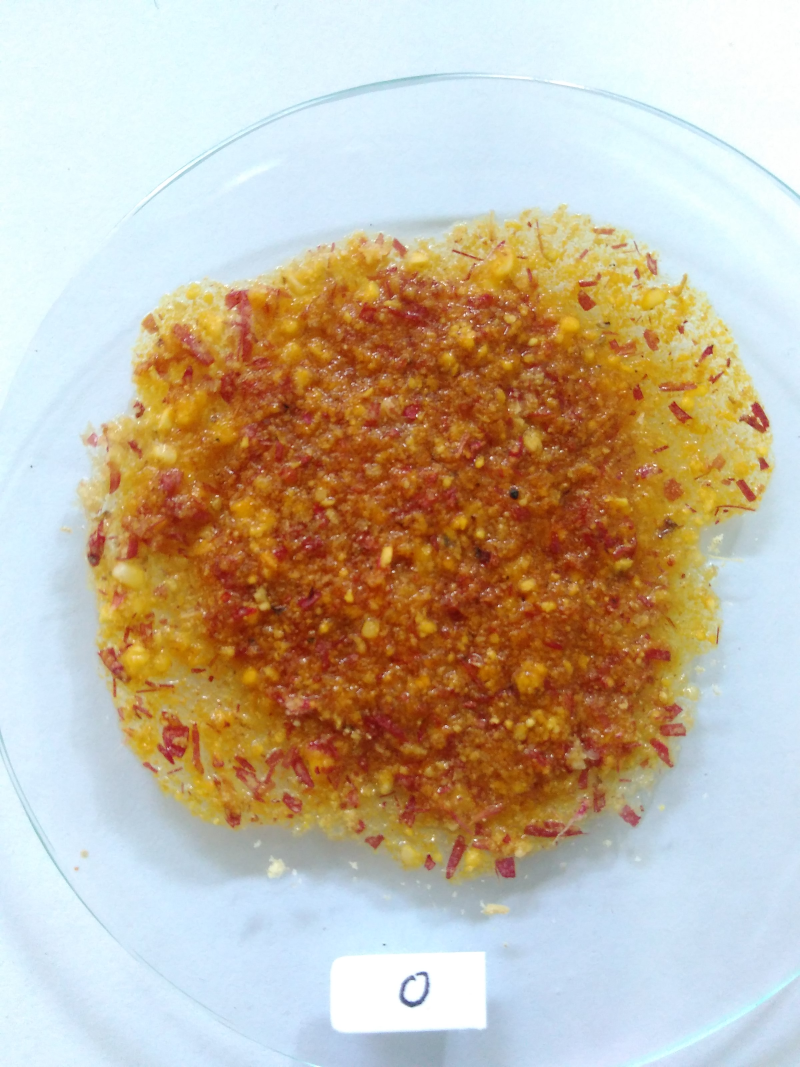
#> input picture images/sample_0.jpg, 2400 x 3200 px (shown at 1/3 size); its folder holds only this picture in this run
$ python train_model.py
#> lines starting #> are read from the running program, lines starting #| are printed output that depends on the picture
# train_model.py
import numpy as np
import joblib
import os
import cv2
from sklearn.naive_bayes import GaussianNB

# Path ke dataset gambar dedak
dataset_path = '../images/'

# Membaca dataset gambar dedak
def load_dataset(path):
#> called with path = '../images/'
    X = []
    y = []
    for root, dirs, files in os.walk(path):
        for file in files:
            img_path = os.path.join(root, file)
            img = cv2.imread(img_path, cv2.IMREAD_GRAYSCALE)
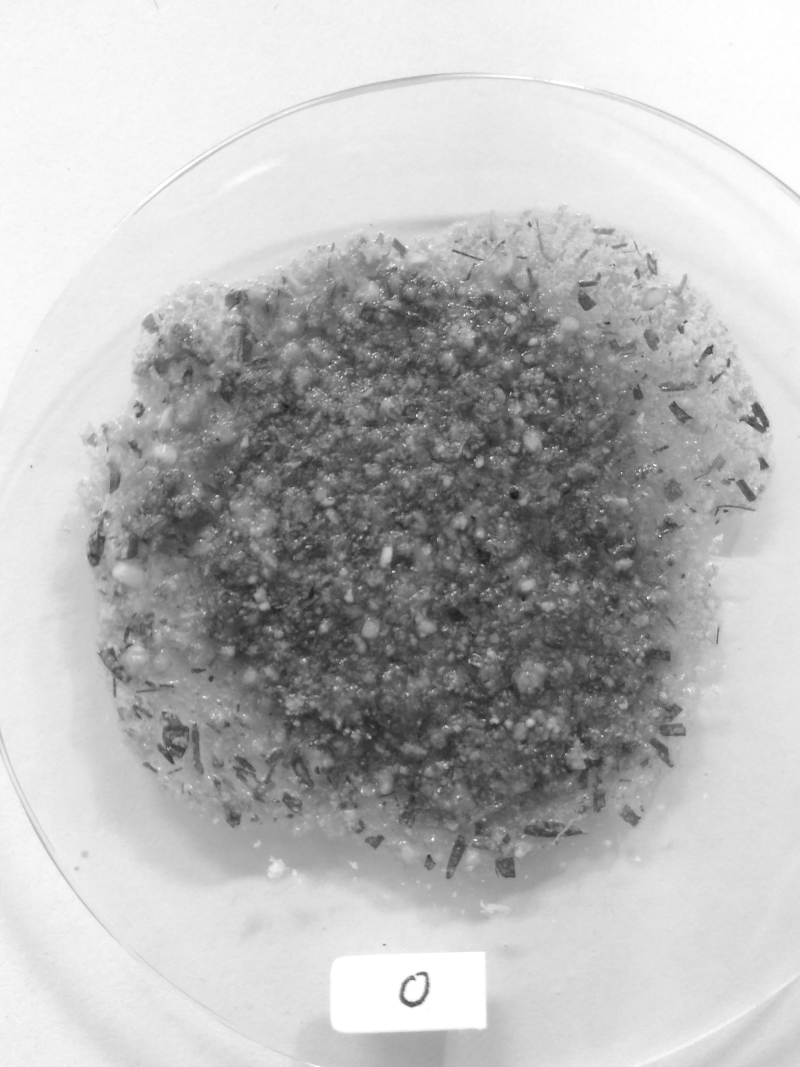
#> img: shape (3200, 2400) (shown at 1/3 size); min 20, max 255, mean 184.2
            img = cv2.resize(img, (64, 64))
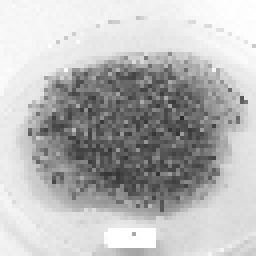
#> img: shape (64, 64) (shown 4 times larger); min 41, max 255, mean 183.9
            img_flat = img.flatten()
#> img_flat = 4096 values, max 255 at index 63, min 41 at index 1901, mean 183.9
            X.append(img_flat)
            label = int(file.split('_')[1].split('.')[0])  # Ambil kelas dari nama file
            y.append(label)
    return np.array(X), np.array(y)

# Load dataset
X_train, y_train = load_dataset(dataset_path)
#> y_train = [0]

# Train the model
model = GaussianNB()
model.fit(X_train, y_train)

# Simpan model
joblib.dump(model, 'model/pnn_model.pkl')

print("Model telah disimpan di model/pnn_model.pkl")

$ run again, on images/sample_3.jpg
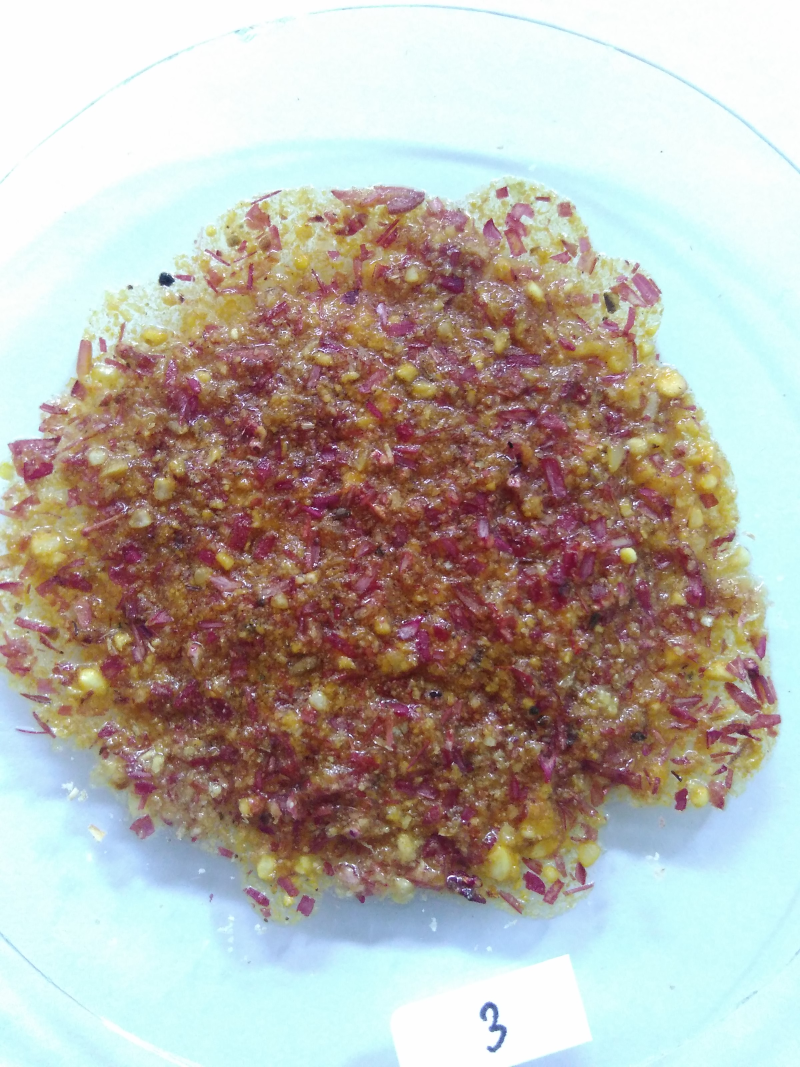
#> input picture images/sample_3.jpg, 2400 x 3200 px (shown at 1/3 size)
#> in load_dataset, `img = cv2.imread(img_path, cv2.IMREAD_GRAYSCALE)`:
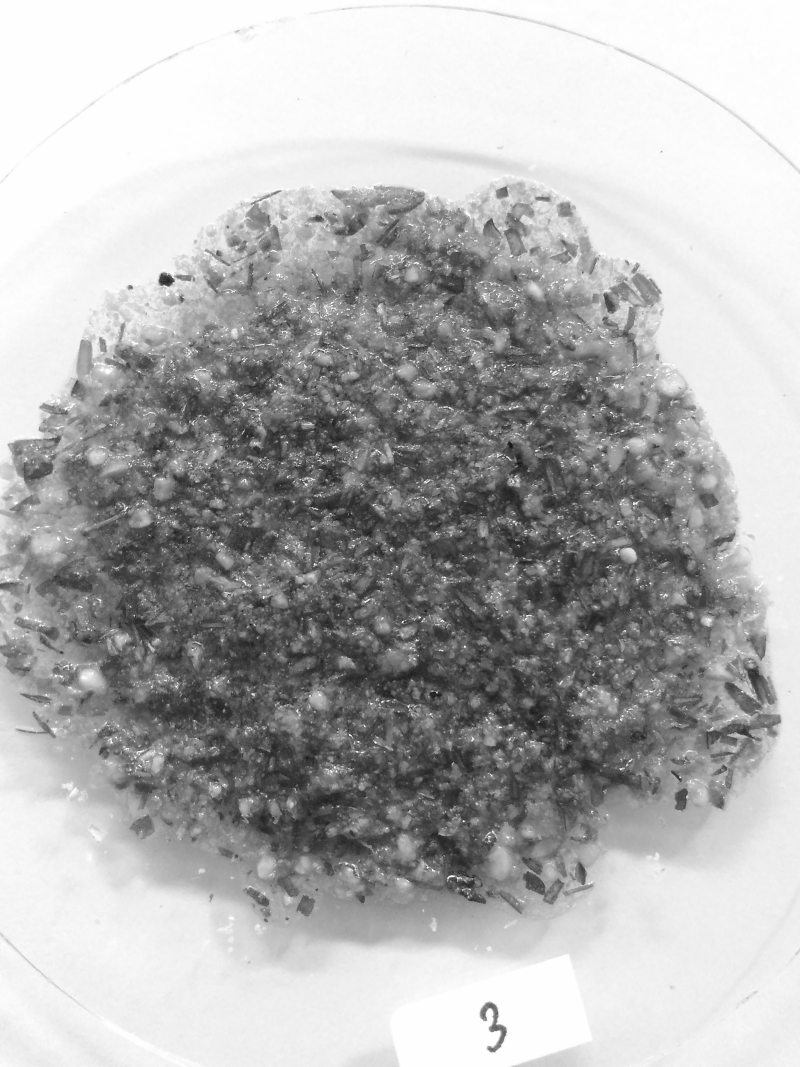
#> img: shape (3200, 2400) (shown at 1/3 size); min 0, max 255, mean 177
#> in load_dataset, `img = cv2.resize(img, (64, 64))`:
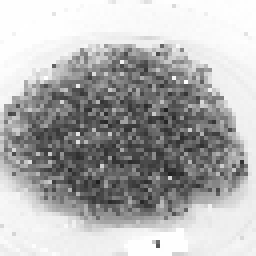
#> img: shape (64, 64) (shown 4 times larger); min 30, max 255, mean 177
#> img_flat = 4096 values, max 255 at index 25, min 30 at index 2904, mean 177
#> y_train = [3]

$ run again, on images/sample_5.jpg
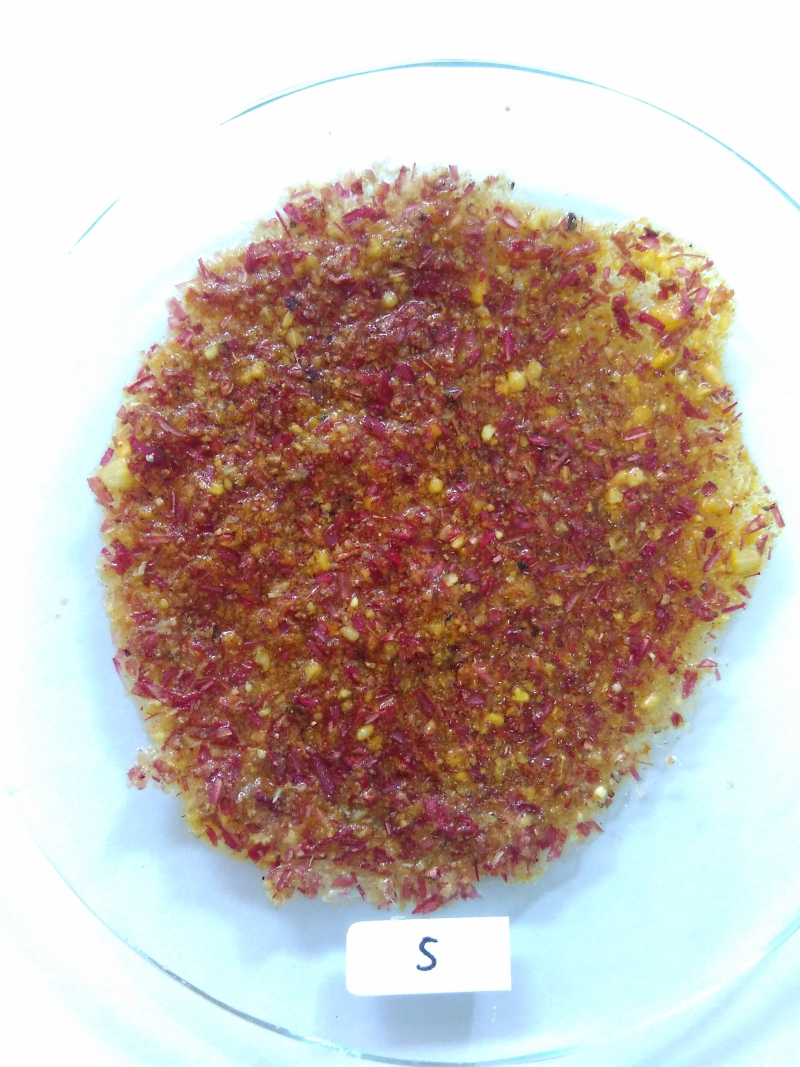
#> input picture images/sample_5.jpg, 2400 x 3200 px (shown at 1/3 size)
#> in load_dataset, `img = cv2.imread(img_path, cv2.IMREAD_GRAYSCALE)`:
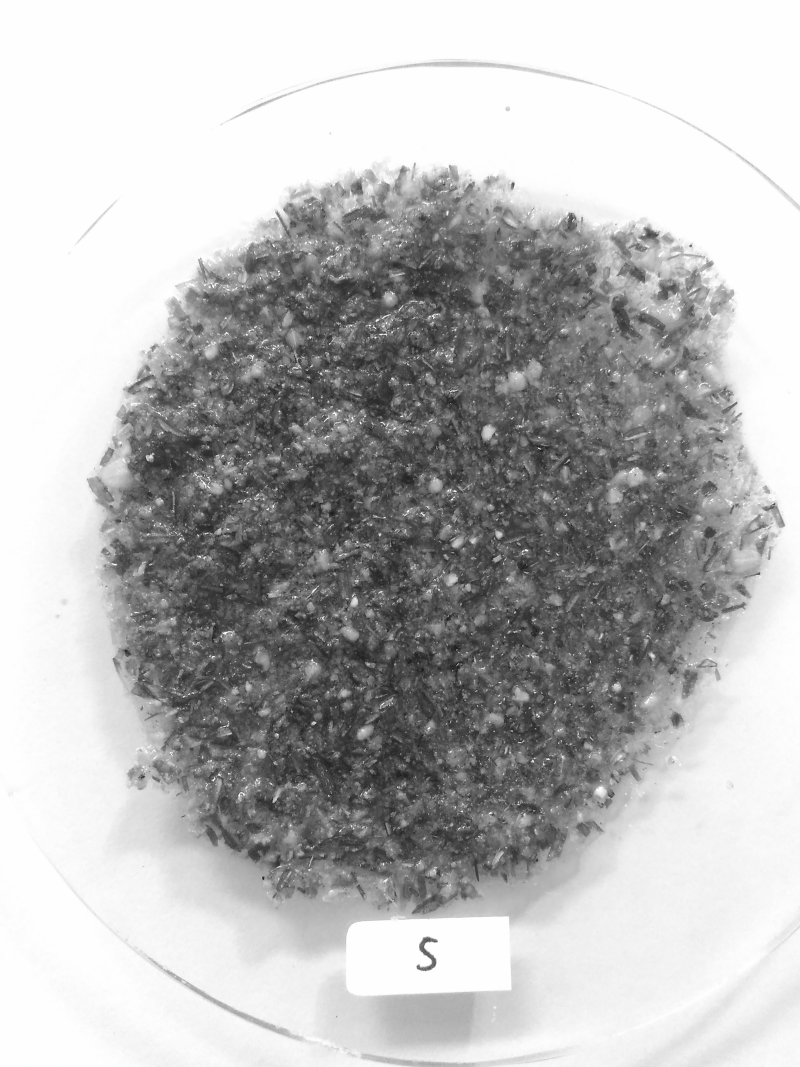
#> img: shape (3200, 2400) (shown at 1/3 size); min 0, max 255, mean 184.3
#> in load_dataset, `img = cv2.resize(img, (64, 64))`:
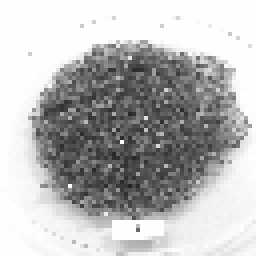
#> img: shape (64, 64) (shown 4 times larger); min 37, max 255, mean 184.2
#> img_flat = 4096 values, max 255 at index 228, min 37 at index 2976, mean 184.2
#> y_train = [5]

$ run again, on images/sample_1.jpg
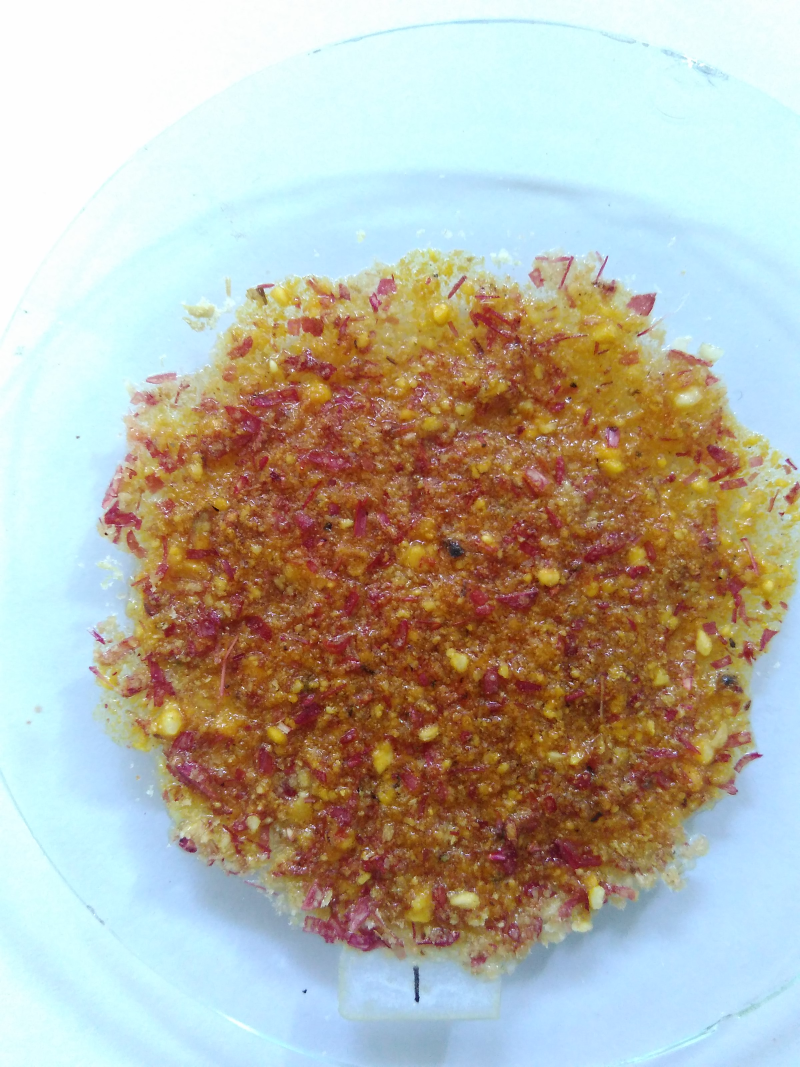
#> input picture images/sample_1.jpg, 2400 x 3200 px (shown at 1/3 size)
#> in load_dataset, `img = cv2.imread(img_path, cv2.IMREAD_GRAYSCALE)`:
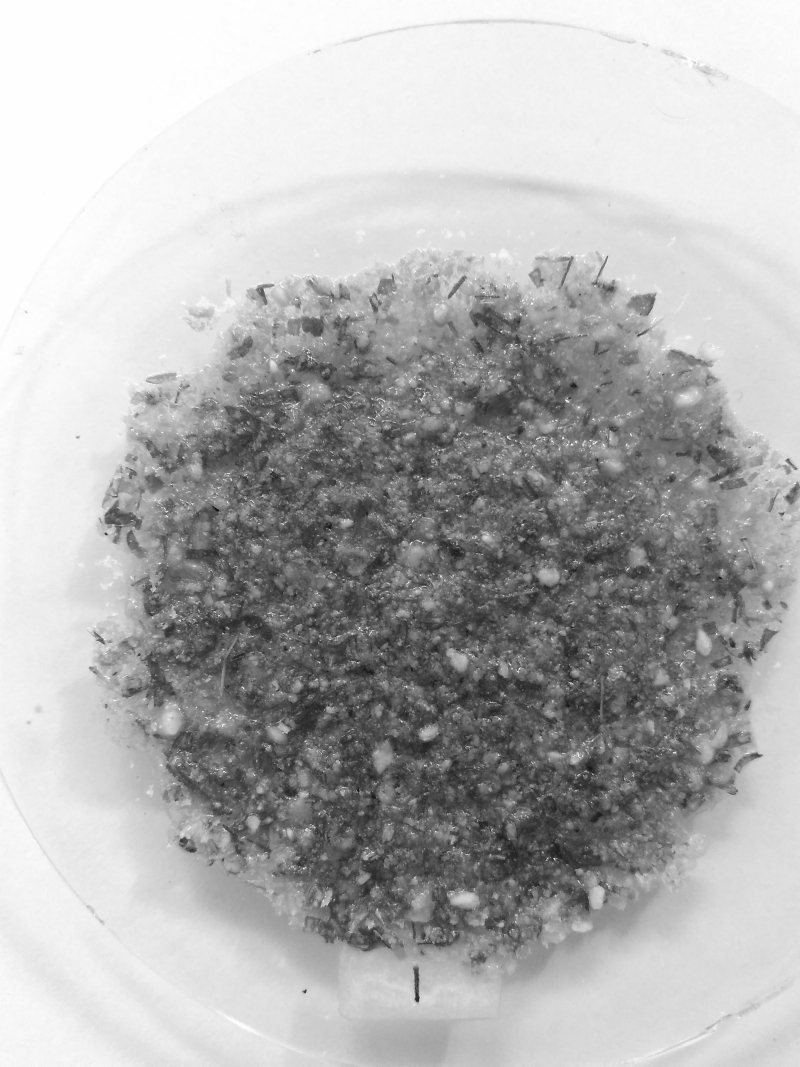
#> img: shape (3200, 2400) (shown at 1/3 size); min 0, max 255, mean 178.5
#> in load_dataset, `img = cv2.resize(img, (64, 64))`:
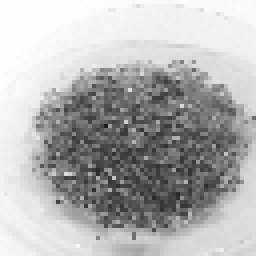
#> img: shape (64, 64) (shown 4 times larger); min 29, max 254, mean 178.2
#> img_flat = 4096 values, max 254 at index 0, min 29 at index 2010, mean 178.2
#> y_train = [1]
